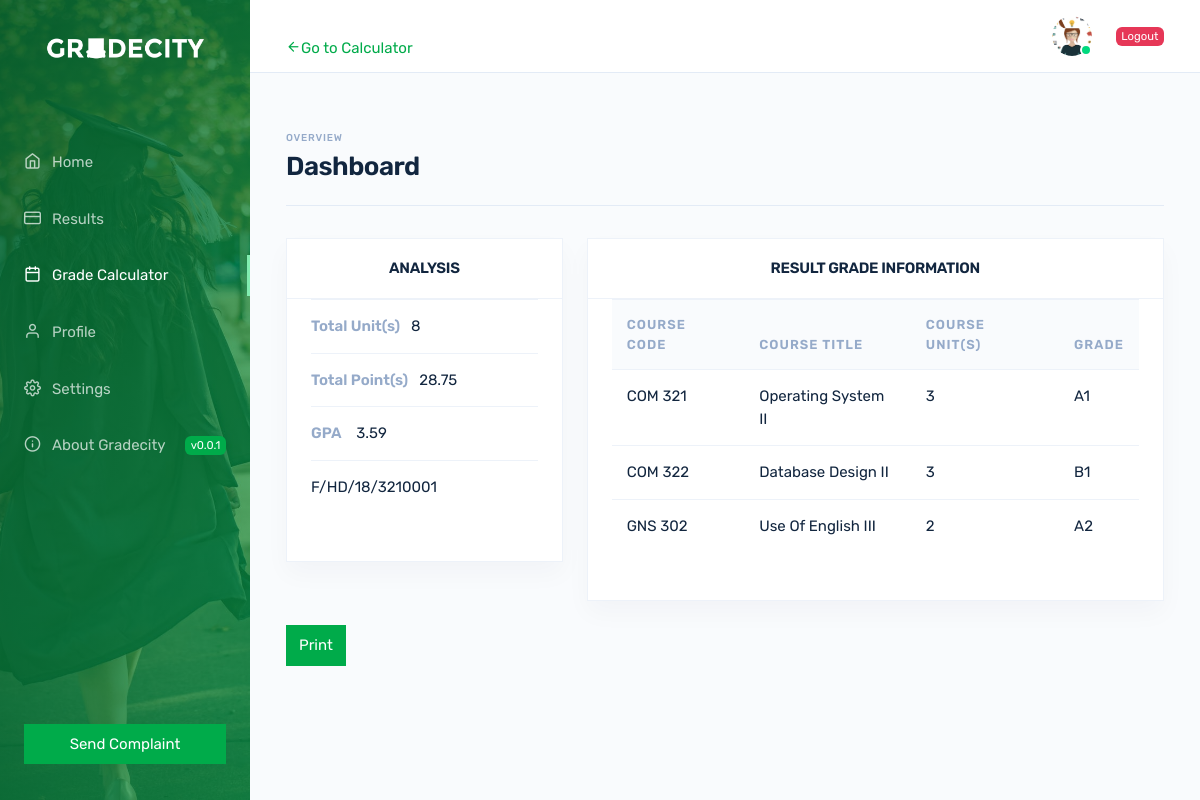
Page /calcResult.php (signed in) on the committed database.
### tables this page shows
CREATE TABLE `grade_calculator` (
  `user_id` varchar(20) NOT NULL,
  `course_title` varchar(100) DEFAULT NULL,
  `course_code` varchar(10) DEFAULT NULL,
  `course_unit` varchar(5) DEFAULT NULL,
  `grade_obtained` varchar(3) DEFAULT NULL,
  `course_grade_point` decimal(5,2) AS (`course_unit`) VIRTUAL,
  `student_grade_point` decimal(5,2) NOT NULL,
  `grade_point_obtained` decimal(5,2) AS (`course_unit` * `student_grade_point`) VIRTUAL,
  `created_at` datetime DEFAULT CURRENT_TIMESTAMP
);

### calcResult.php (the view, shortened to what this page needs)
<?php
include_once 'admin/includes/functions.php';
?>
<!doctype html>
<html lang="en">
<head><meta http-equiv="Content-Type" content="text/html; charset=utf-8">
    <link rel="stylesheet" href="./assets/fonts/feather/feather.min.css">
    <link rel="stylesheet" href="./assets/css/custom.css" id="stylesheetLight">
    <link rel="stylesheet" href="./assets/css/custom-inner.css">
    <link rel="stylesheet" href="./assets/css/theme.min.css" id="stylesheetLight">
    <link rel="stylesheet" href="./assets/css/theme-dark.min.css" id="stylesheetDark">
</head>
<body>
    <nav class="navbar navbar-vertical fixed-left navbar-expand-md navbar-light navbar-bg" id="sidebar">
        <div class="container-fluid">
            <a class="navbar-brand" href="user-dashboard.php">
                <img src="./assets/img/logo-dark.png" class="navbar-brand-img
            mx-auto" alt="...">
            <div class="collapse navbar-collapse" id="sidebarCollapse">
                <ul class="navbar-nav mb-md-4">
                    <li class="nav-item">
                        <a class="nav-link" href="user-dashboard.php">
                            <i class="fe fe-home"></i> Home
                        </a>
                    </li>
                    <li class="nav-item">
                        <a class="nav-link " href="#" id="results_php_btn">
                            <i class="fe fe-credit-card"></i> Results
                        </a>
                    </li>
                    <li class="nav-item">
                        <a class="nav-link active" href="grade-calculator.php">
                            <i class="fe fe-calendar"></i> Grade Calculator
                        </a>
                    </li>
                    <li class="nav-item">
                        <a class="nav-link " href="profile.php">
                            <i class="fe fe-user"></i> Profile
                        </a>
                    </li>
                    <li class="nav-item">
                        <a class="nav-link " href="settings.php">
                            <i class="fe fe-settings"></i> Settings
                        </a>
                    </li>
                    <li class="nav-item">
                        <a class="nav-link " href="#">
                            <i class="fe fe-info"></i> About Gradecity <span
                                class="badge badge-primary ml-auto">v0.0.1</span>
                        </a>
                    </li>
                </ul>
                <a href="sendComplaint.php" class="btn btn-block btn-primary mb-4">
                    Send Complaint
                </a>
            </div>
        </div>
    </nav>
    <div class="main-content">
        <nav class="navbar navbar-expand-md navbar-light d-none d-md-flex" id="topbar">
            <div class="container-fluid">
                <div class="mr-4 d-none d-md-flex pt-4">
                    <a href="grade-calculator.php"> <span class="fe fe-arrow-left"></span>Go to Calculator</a>
                </div>
                <div class="navbar-user">
                    <div class="dropdown">
                        <a href="#" class="avatar avatar-sm avatar-online dropdown-toggle" role="button"
                            data-toggle="dropdown" aria-haspopup="true" aria-expanded="false">
                            <img src="assets/img/uploads/<?php if(isset($_SESSION['profile_image'])) { echo $_SESSION['profile_image'];} else { echo 'business-icon-png-1949.png';} ?>" alt="..." class="avatar-img rounded-circle">
                        </a>
                    </div>
                    <div class="dropdown ml-4 d-none d-md-flex">
                        <a href="#" class="" role="button" data-toggle="dropdown" aria-haspopup="true"
                            aria-expanded="false">
                            <span class="badge badge-danger">Logout</span>
                        </a>
                    </div>
                </div>
            </div>
        </nav>
        <div class="container-fluid">
            <div class="header mt-md-5">
                <div class="header-body">
                    <div class="row align-items-center">
                        <div class="col">
                            <h6 class="header-pretitle">
                                Overview
                            </h6>
                            <h1 class="header-title">
                                Dashboard
                            </h1>
                        </div>
                    </div>
                </div>
            </div>
            <div id="printCalculated">
            <div class="row">
                <div class="col-md-4">
                    <div class="card">
                        <div class="card-header">
                            <div class="row align-items-center">
                                <div class="col">
                                    <h4 class="card-header-title text-center font-weight-bold">
                                        ANALYSIS
                                    </h4>
                                </div>
                            </div>
                        </div>
                        <div class="card-body pt-0">
                            <div class="table-responsive">
                                <table class="table">
                                    <tbody>
                                    <?php
                                    if(!empty($_SESSION['user_id'])) {
                                        $user_id = $_SESSION['user_id'];
                                        $query = $conn->query("SELECT SUM(course_unit), SUM(grade_point_obtained) FROM grade_calculator WHERE user_id = '$user_id'");
                                        $row = $conn->affected_rows;
                                        for ($i = 1; $i <= $row; $i++) {
                                            $queryData = mysqli_fetch_array($query);
                                        ?>
                                        <tr>
                                            <td class="pl-0"><strong class="text-muted">Total Unit(s)</strong>&nbsp;&nbsp;&nbsp;<?php if(!empty($queryData['SUM(course_unit)'])) { echo $queryData['SUM(course_unit)']; } ?></td>
                                        </tr>
                                        <tr>
                                            <td class="pl-0"><strong class="text-muted">Total Point(s)</strong>&nbsp;&nbsp;&nbsp;<?php if(!empty($queryData['SUM(grade_point_obtained)'])) { echo $queryData['SUM(grade_point_obtained)']; } ?></td>
                                        </tr>
                                        <tr>
                                            <td class="pl-0"><strong class="text-muted">GPA</strong> &nbsp;&nbsp;&nbsp;<?php if(!empty($queryData['SUM(grade_point_obtained)'])) { echo ROUND(($queryData['SUM(grade_point_obtained)'] / $queryData['SUM(course_unit)']), 2, 2); } ?></td>
                                        </tr>
                                            <tr>
                                                <td class="pl-0"><?php if(!empty($_SESSION['user_id'])){ echo $_SESSION['user_id']; } ?></td>
                                            </tr>
                                    <?php
                                        }
                                    }
                                    ?>
                                    </tbody>
                                </table>
                            </div>
                        </div>
                    </div>
                </div>
                <div class="col-md-8">
                    <div class="card">
                        <div class="card-header">
                            <div class="row align-items-center">
                                <div class="col">
                                    <h4 class="card-header-title text-center font-weight-bold">
                                        RESULT GRADE INFORMATION
                                    </h4>
                                </div>
                            </div>
                        </div>
                        <div class="card-body pt-0">
                            <div class="table-responsive">
                                <table class="table">
                                    <thead>
                                        <th>COURSE CODE</th>
                                        <th>COURSE TITLE</th>
                                        <th>COURSE UNIT(S)</th>
                                        <th>GRADE</th>
                                    </thead>
                                    <tbody>
                                    <?php
                                    if(!empty($_SESSION['user_id'])){
                                    $user_id = $_SESSION['user_id'];
                                    $query = $conn->query("SELECT * FROM grade_calculator WHERE user_id = '$user_id'");
                                    $row = $conn->affected_rows;
                                    for ($i = 1; $i <= $row; $i++) {
                                    $queryData = mysqli_fetch_array($query);
                                    ?>
                                        <tr>
                                            <td><?php if(!empty($queryData['course_code'])) { echo $queryData['course_code']; } ?></td>
                                            <td><?php if(!empty($queryData['course_title'])) { echo $queryData['course_title']; } ?></td>
                                            <td><?php if(!empty($queryData['course_unit'])) { echo $queryData['course_unit']; } ?></td>
                                            <td><?php if(!empty($queryData['grade_obtained'])) { echo $queryData['grade_obtained']; } ?></td>
                                        </tr>
                                    <?php }
                                    }
                                    ?>
                                    </tbody>
                                </table>
                            </div>
                        </div>
                    </div>
                </div>
            </div>
        </div>
            <div>
                <a href="print-grade-calculator.php" target="_blank" class="btn btn-primary" id="printCal">Print</a>
            </div>
        </div>
    </div><br>
</body>
</html>

### assets/css/custom.css (style rules this page uses)
body, html { font-family: 'Rubik', sans-serif !important; }

### assets/css/custom-inner.css (style rules this page uses)
.header-title { font-weight: 600; }
.bg-vibrant { background-image: linear-gradient(to bottom right, #04652ede, #00ab4a99), url(../img/covers/gradd.jpeg) !important; }
.btn, .card, .form-control, select.form-control { border-radius: 0px !important; }
@media (min-width: 768px) { .navbar-vertical.navbar-expand-md .navbar-brand-img { max-height: 2rem !important; margin-bottom: 50px; } }
@media (min-width: 768px) { .navbar-vertical.navbar-expand-md .navbar-nav .nav-link { padding: 1rem 1.5rem !important; } }
@media (min-width: 768px) { .navbar-vertical.navbar-expand-md .navbar-nav .nav-link.active:before { top: 0.5rem !important; right: auto !important; bottom: 0.5rem !important; right: 0 !important; border-bottom: 0 !important; border-left: 0px !important; border-right: 3px solid #81edb0 !important; } }

### calcResult.php (style rules this page uses)
body { display: none; }

### rows in the picture
grade_calculator: course_code "COM 321", course_title "Operating System II", course_unit "3", grade_obtained "A1"
grade_calculator: course_code "COM 322", course_title "Database Design II", course_unit "3", grade_obtained "B1"
grade_calculator: course_code "GNS 302", course_title "Use Of English III", course_unit "2", grade_obtained "A2"

### other values in the picture
$queryData['SUM(course_unit)'] "8"
$queryData['SUM(grade_point_obtained)'] "28.75"
